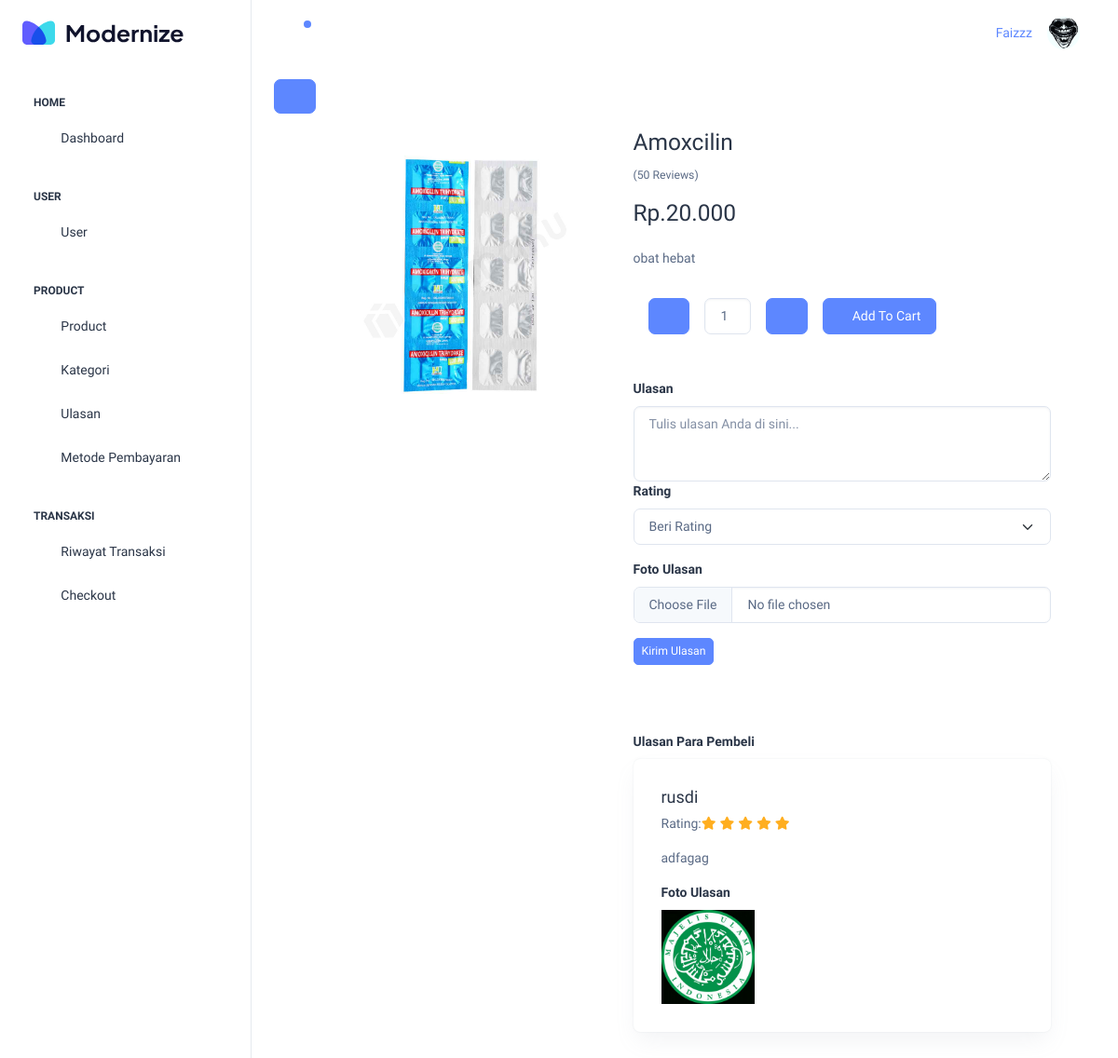
The app's page /pages/home/detail_produk.php?id=1 (signed in) with its own data.
### tables this page shows
CREATE TABLE IF NOT EXISTS `produk` (
  `id` int NOT NULL AUTO_INCREMENT,
  `kategori_produk_id` int NOT NULL,
  `nama` varchar(200) NOT NULL,
  `harga` int NOT NULL,
  `deskripsi` text NOT NULL,
  `foto_produk` varchar(200) NOT NULL,
  `stok_produk` int NOT NULL,
  PRIMARY KEY (`id`),
  KEY `kategori_produk_id` (`kategori_produk_id`)
);

CREATE TABLE IF NOT EXISTS `ulasan` (
  `id` int NOT NULL AUTO_INCREMENT,
  `produk_id` int NOT NULL,
  `user_id` int NOT NULL,
  `ulasan` varchar(200) NOT NULL,
  `rating` int NOT NULL,
  `foto_ulasan` varchar(200) NOT NULL,
  PRIMARY KEY (`id`),
  KEY `produk_id` (`produk_id`),
  KEY `user_id` (`user_id`)
);

CREATE TABLE IF NOT EXISTS `user` (
  `id` int NOT NULL AUTO_INCREMENT,
  `nama` varchar(200) NOT NULL,
  `username` varchar(200) NOT NULL,
  `email` varchar(200) NOT NULL,
  `password` varchar(200) NOT NULL,
  `role` int NOT NULL DEFAULT '2',
  PRIMARY KEY (`id`)
);

### action/dashboard/show_detail_produk.php (called while the page is built)
<?php
    include '../../connection/connection.php';
    $id = $_GET['id'];
    $sql = "SELECT produk.id, produk.nama, kategori_produk.nama as kategori, produk.kategori_produk_id, produk.harga, produk.deskripsi, produk.foto_produk, produk.stok_produk FROM produk JOIN kategori_produk ON produk.kategori_produk_id = kategori_produk.id WHERE produk.id = ".$id;
    $result = $conn->query($sql);
    if($result->num_rows > 0){
        $data = $result->fetch_assoc();
    }
?>

### pages/home/detail_produk.php (the view, shortened to what this page needs)
<!doctype html>
<html lang="en">
<head>
    <link rel="stylesheet" href="../../assets/css/styles.min.css" />
    <link rel="stylesheet" href="https://cdnjs.cloudflare.com/ajax/libs/font-awesome/6.6.0/css/all.min.css" />
</head>
<body>
    <div class="page-wrapper" id="main-wrapper" data-layout="vertical" data-navbarbg="skin6" data-sidebartype="full"
        data-sidebar-position="fixed" data-header-position="fixed">
        <?php include '../layout/sidebar.php'; ?>
        <div class="body-wrapper">
            <?php include '../layout/header.php'; ?>
            <div class="container-fluid">
                <a href="./produk.php" class="btn btn-primary mb-3"><i class="ti ti-arrow-left"></i></a>
                <div class="row px-xl-5">
                    <?php
                    include '../../action/dashboard/show_detail_produk.php';
                    ?>
                    <div class="col-lg-5 pb-5">
                        <img src="../../assets/images/produk/<?= $data['foto_produk'] ?>" class="img-fluid" alt="">
                    </div>
                    <div class="col-lg-7 pb-5">
                        <h3 class="font-weight-semi-bold"><?= $data['nama'] ?></h3>
                        <div class="d-flex mb-3">
                            <small class="pt-1">(50 Reviews)</small>
                        </div>
                        <h3 class="font-weight-semi-bold mb-4">Rp.<?= number_format($data['harga'], 0, ',', '.') ?></h3>
                        <p class="mb-4"><?= $data['deskripsi'] ?></p>
                        <div class="d-flex align-items-center mb-4 pt-2">
                            <form action="../../action/dashboard/add_cart.php" class="d-flex" method="post">
                                <button class="btn btn-primary mx-3" type="button" id="minus"><i class="ti ti-minus"></i></button>
                                <input class="form-control" type="text" name="qty" id="qty" style="width: 50px;" value="1">
                                <button class="btn btn-primary mx-3" type="button" id="plus"><i class="ti ti-plus"></i></button>
                                <?php
                                if ($data['stok_produk'] == 0) {
                                ?>
                                    <button class="btn btn-danger px-3" id="add-to-cart" type="submit" disabled>STOK HABIS</button>
                                <?php
                                } else {
                                ?>
                                    <button class="btn btn-primary px-3" id="add-to-cart" type="submit"><i class="ti ti-shopping-cart mr-1"></i> Add To Cart</button>
                                <?php } ?>
                            </form>
                        </div>
                        <form action="../../action/dashboard/insert_ulasan.php" method="post" enctype="multipart/form-data">
                            <div class="form-group mb-2 mt-5">
                                <label for="exampleInputPassword1" class="form-label">Ulasan</label>
                                <textarea class="form-control" rows="3" placeholder="Tulis ulasan Anda di sini..." name="ulasan"></textarea>
                                <label for="exampleInputPassword1" class="form-label">Rating</label>
                                <div class="dropdown mb-3">
                                    <select name="rating" id="" class="form-select">
                                        <option value="">Beri Rating</option>
                                    </select>
                                </div>
                                <label for="exampleInputPassword1" class="form-label">Foto Ulasan</label>
                                <input type="file" class="form-control" id="image" name="foto_ulasan">
                            </div>
                            <div class="mb-4">
                                <button class="btn btn-primary btn-sm mb-5" type="submit">Kirim Ulasan</button>
                            </div>
                        </form>
                        <div class="form-group mb-2">
                            <label for="exampleInputPassword1" class="form-label">Ulasan Para Pembeli</label>
                            <?php
                            include '../../connection/connection.php';
                            $produk_id = $data['id'];
                            $ulasan_sql = "SELECT ulasan.id, ulasan.ulasan, ulasan.foto_ulasan, ulasan.rating, user.nama AS nama_user
                            FROM ulasan
                            JOIN user ON ulasan.user_id = user.id
                            WHERE ulasan.produk_id = $produk_id
                            ";
                            $result = $conn->query($ulasan_sql);
                            if ($result->num_rows > 0) {
                                while ($ulasan = $result->fetch_assoc()) { ?>
                                    <div class="card mb-3">
                                        <div class="card-body">
                                            <h5 class="card-title"><?= $ulasan['nama_user'] ?></h5>
                                            <div class="d-flex  list-unstyled">
                                                <p class="card-text">Rating: <?php
                                                                                $rating = $ulasan['rating'];
                                                                                for ($i = 1; $i <= 5; $i++) {
                                                                                    if ($i <= $rating) {
                                                                                        echo "<li><a class='me-1' href='javascript:void(0)'><i class='fa fa-star text-warning'></i></a></li>";
                                                                                    }
                                                                                }
                                                                                ?>
                                                </p>
                                            </div>
                                            <p class="card-text"><?= $ulasan['ulasan'] ?></p>
                                            <div class="mt-2 d-flex flex-column">
                                                <label for="exampleInputtext1" class="form-label">Foto Ulasan</label>
                                                <?php if (!empty($ulasan['foto_ulasan'])) { ?>
                                                    <img src="../../assets/images/ulasan/<?= $ulasan['foto_ulasan'] ?>" alt="Foto Ulasan" style="width: 100px;">
                                                <?php } else { ?>
                                                    <img src="https://fakeimg.pl/100x100?text=no gambar" alt="Tidak ada gambar" style="width: 100px;">
                                                <?php } ?>
                                            </div>
                                        </div>
                                    </div>
                            <?php
                                }
                            } else {
                                echo " <br> Belum ada ulasan terkait produk ini";
                            } ?>
                        </div>
                    </div>
                </div>
            </div>
        </div>
    </div>
</body>
</html>

### records on screen
produk: foto_produk (picture), nama "Amoxcilin", harga "20.000", deskripsi "obat hebat"
ulasan: user.nama "rusdi", rating 5 (drawn), ulasan "adfagag", foto_ulasan (picture)

### other values on screen
$_SESSION['nama'] "Faizzz"
